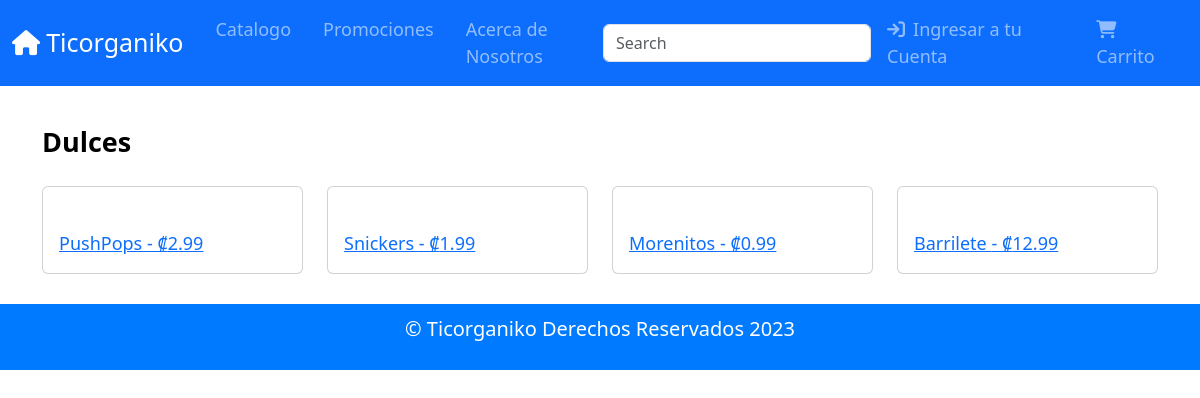
/articulosPanel.php?categoria=dulces, run on an earlier commit of the app's database.
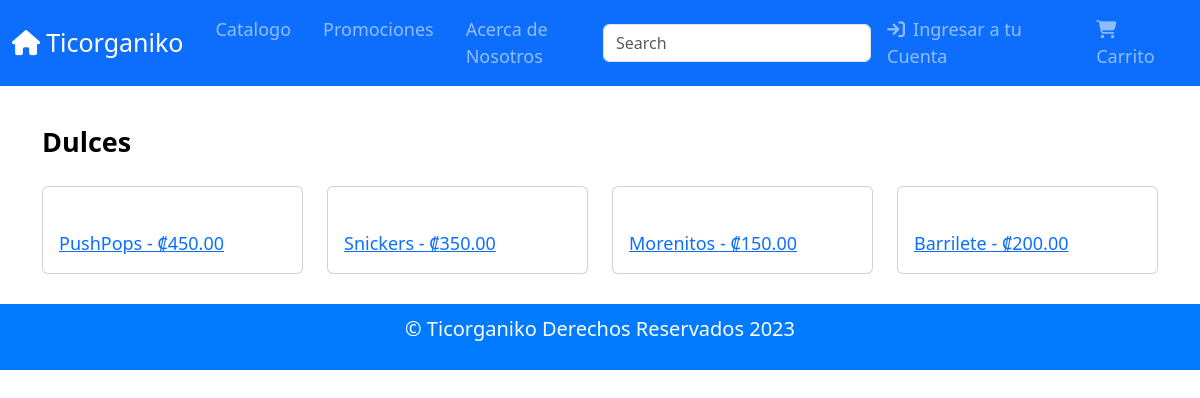
And on a later commit of the database.
### tables this page shows
CREATE TABLE productos (
  id_producto INT NOT NULL AUTO_INCREMENT,
  nombreProducto VARCHAR(30) NOT NULL,
  descripcion VARCHAR(350) NOT NULL,
  categoria VARCHAR(20) NOT NULL,
  precio DECIMAL(10, 2) NOT NULL,
  codigo VARCHAR(6) NOT NULL,
  promocion DECIMAL(10, 2),
  activo BOOLEAN,
  ruta_imagen VARCHAR(1024),
  PRIMARY KEY (id_producto)
);

### articulosPanel.php (the view, shortened to what this page needs)
<?php
include "conexion.php";
include_once "plantilla.php";
$categoria = isset($_GET['categoria']) ? $_GET['categoria'] : '';
$query = "SELECT * FROM productos WHERE categoria = '$categoria'";
$resultado = mysqli_query($conn, $query);
?>
<!DOCTYPE html>
<html xmlns="http://www.w3.org/1999/xhtml">
<head>
    <link rel="stylesheet" href="css/estilos.css">
    <link href="https://cdn.jsdelivr.net/npm/bootstrap@5.3.3/dist/css/bootstrap.min.css" rel="stylesheet">
</head>
<body>
    <?php MostrarNavbar(); ?>
    <section id="main-header" class="py-0">
        <div class="container" style="margin-top: 10px;">
            <div class="row">
                <div id="tarjetas-section" class="col-md-6" style="margin-bottom: 20px;">
                    <h1><b><?php echo ucfirst($categoria); ?></b></h1>
                </div>
            </div>
            <div class="row">
                <?php while ($fila = mysqli_fetch_assoc($resultado)): ?>
                    <div class="col-3">
                        <div class="card">
                            <a href="infoProducto.php?id_producto=<?php echo $fila['id_producto']; ?>" class="card-link">
                                <div class="card-body">
                                    <p class="card-text"><?php echo $fila['nombreProducto'] . " - ₡" . number_format($fila['precio'], 2); ?></p>
                                </div>
                            </a>
                        </div>
                    </div>
                <?php endwhile; ?>
            </div>
        </div>
    </section>
    <?php MostrarFooter(); ?>
</body>
</html>

### plantilla.php (shortened to what this page needs)
<?php
function MostrarNavbar()
{
    ?>
        <header class="header">
            <nav class="navbar navbar-expand-sm navbar-dark py-2 bg-primary p-0">
                <div class="container" style="max-width: 1360px;">
                    <a href="index.php" class="navbar-brand" style="font-size: 25px"><i class="fa-solid fa-house"></i>Ticorganiko</a>
                    <div class="collapse navbar-collapse justify-content-between" id="navbarCollapse">
                        <ul class="navbar-nav">
                            <li class="nav-item px-2"><a class="nav-link" href="categoriasPanel.php">Catalogo</a></li>
                            <li class="nav-item px-2"><a class="nav-link" href="promocionesPanel.php">Promociones</a></li>
                            <li class="nav-item px-2"><a class="nav-link" href="contactoPanel.php">Acerca de Nosotros</a></li>
                        </ul>
                        <form class="form-inline">
                            <input class="form-control mr-sm-2" type="search" placeholder="Search" aria-label="Search"/>
                        </form>
                        <ul class="navbar-nav">
                            <li class="nav-item px-2" sec:authorize="!isAuthenticated()">
                                <a class="nav-link" href="loginPanel.php">
                                    <i class="fa-solid fa-arrow-right-to-bracket"></i>Ingresar a tu Cuenta
                                </a>
                            </li>
                            <li class="nav-item px-2">
                                <a class="nav-link" href="carritoPanel.php">
                                    <i class="fa-solid fa-cart-shopping"></i>Carrito</a>
                            </li>
                        </ul>
                    </div>
                </div>
            </nav>
        </header>
        <?php
    $output = ob_get_clean();
    echo $output;
}
function MostrarFooter()
    {
        ?>
        <footer class="footerPlantilla" id="footerPlantilla">
            <div class="container">
                <div class="row">
                    <div class="col">
                        <p class="lead text-center">
                            &copy; Ticorganiko Derechos Reservados 2023
                        </p>
                    </div>
                </div>
            </div>
        </footer>
        <?php
    $output = ob_get_clean();
    echo $output;
}
        ?>

### css/estilos.css (style rules this page uses)
.fa-house { margin-right: 6px; }
.fa-arrow-right-to-bracket { margin-right: 8px; }
.fa-cart-shopping { margin-right: 8px; }
.form-inline { width: 30%; }
.header { background-color: #007BFF; padding: 0px 0; }
.navbar-brand { font-size: 24px; }
.navbar-nav .nav-item a { font-size: 18px; }
#footerPlantilla { background-color: #007BFF; color: #fff; padding: 10px 0; margin-top: 30px; }
#tarjetas-section { padding-top: 15px; }
#main-header { background-color: #fff; color: #fff; padding: 10px 0; }
#main-header h1 { font-size: 27px; color: #000; margin-top: 15px; }
.card { text-align: left; font-size: 18px; }
.col-md-6 { max-width: 440px; margin-left: 0px; }
.col-md-6 { padding-top: 20px; }

What changed in the data, as far as the page shows it:
changed productos "PushPops": precio "2.99" → "450.00"
changed productos "Snickers": precio "1.99" → "350.00"
changed productos "Morenitos": precio "0.99" → "150.00"
changed productos "Barrilete": precio "12.99" → "200.00"
